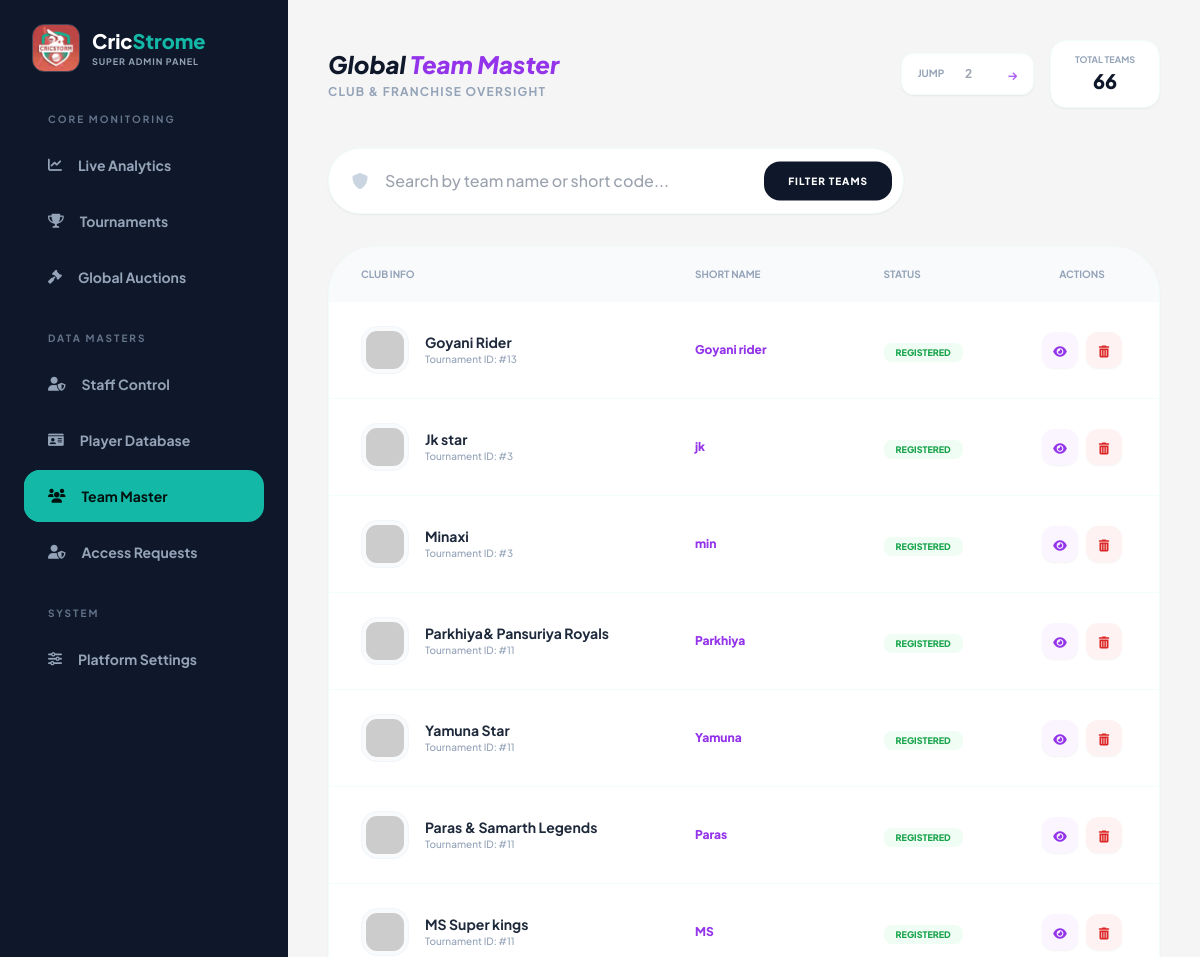
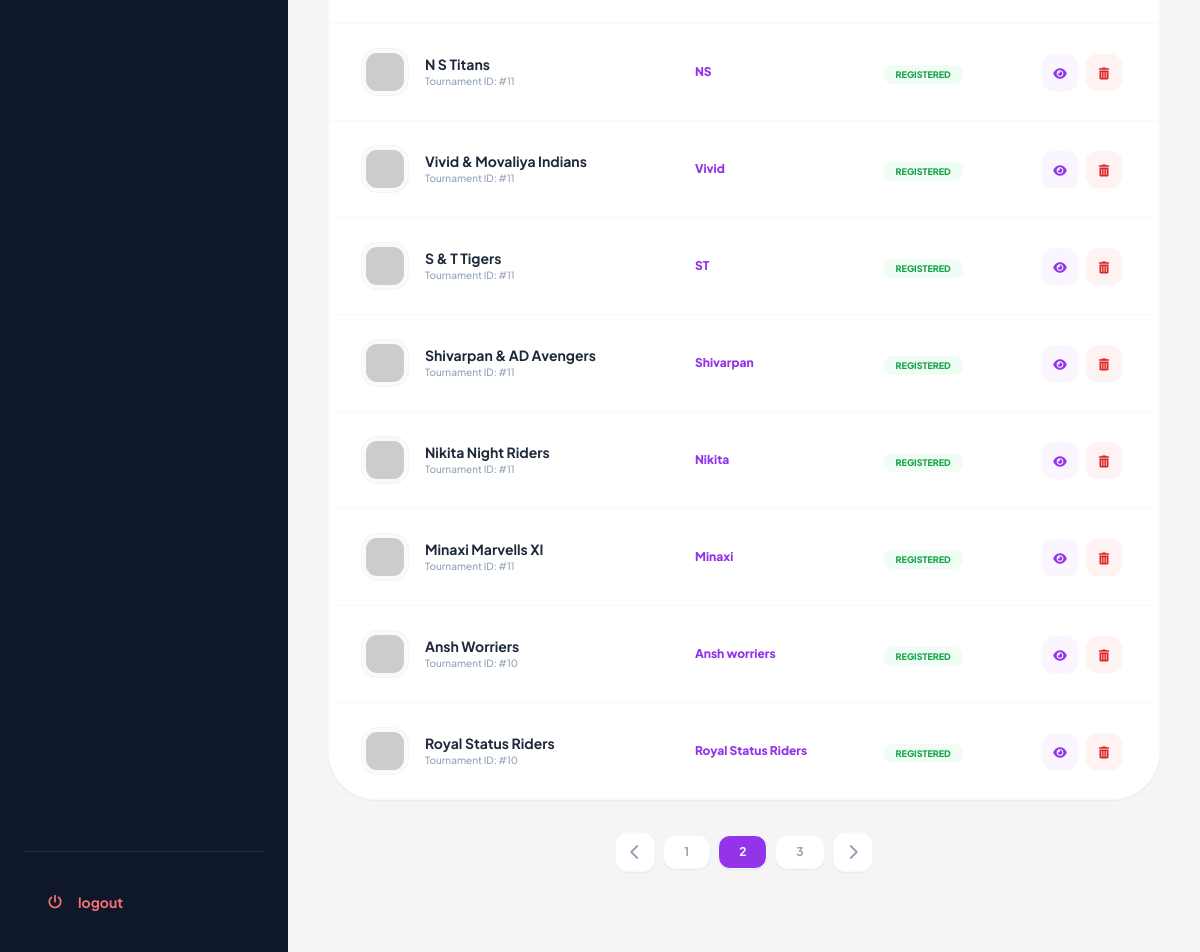
Screenshot of /backpanel/team_directory.php?page=2 (signed in) with the database file from the repository (2 pictures, top to bottom).
### tables this page shows
CREATE TABLE `team_master` (
  `team_id` int(11) NOT NULL,
  `tournament_id` int(11) NOT NULL,
  `name` varchar(100) NOT NULL,
  `short_name` varchar(100) NOT NULL,
  `owner_name` varchar(100) NOT NULL,
  `mobile_no` varchar(10) NOT NULL,
  `status` varchar(100) NOT NULL DEFAULT 'Publish' COMMENT 'Publish, Draft',
  `total_points` varchar(20) NOT NULL,
  `remaining_points` varchar(20) NOT NULL,
  `team_password` varchar(100) NOT NULL,
  `logo` varchar(255) NOT NULL,
  `display_order` tinyint(4) NOT NULL,
  `team_register_datetime` datetime NOT NULL DEFAULT current_timestamp()
);

### backpanel/team_directory.php (the view, shortened to what this page needs)
<?php
include '../config.php';
$search = isset($_GET['search']) ? mysqli_real_escape_string($conn, $_GET['search']) : '';
$limit = 15;
$page = isset($_GET['page']) ? (int)$_GET['page'] : 1;
$offset = ($page - 1) * $limit;
$where_clause = $search ? "WHERE team_name LIKE '%$search%' OR team_short_name LIKE '%$search%'" : "";
$total_query = mysqli_query($conn, "SELECT COUNT(team_id) as total FROM team_master $where_clause");
$total_records = mysqli_fetch_assoc($total_query)['total'];
$total_pages = ceil($total_records / $limit);
$query = "SELECT * FROM team_master $where_clause ORDER BY team_id DESC LIMIT $offset, $limit";
$result = mysqli_query($conn, $query);
include 'includes/header.php';
?>
<div class="flex flex-col md:flex-row md:items-center justify-between gap-6 mb-10">
    <div>
        <h2 class="text-2xl font-black text-slate-900 italic">Global <span class="text-purple-600">Team Master</span></h2>
        <p class="text-xs text-slate-400 mt-1 uppercase tracking-widest font-bold">Club & Franchise Oversight</p>
    </div>
    <div class="flex items-center gap-4">
        <form method="GET" class="bg-white px-4 py-2 rounded-xl border border-teal-50 shadow-sm flex items-center gap-3">
            <span class="text-[10px] font-bold text-slate-400 uppercase">Jump</span>
            <input type="number" name="page" min="1" max="<?php echo $total_pages; ?>" placeholder="<?php echo $page; ?>" class="w-10 text-center text-xs font-bold focus:outline-none">
            <button type="submit" class="text-purple-500"><i class="fas fa-arrow-right text-[10px]"></i></button>
        </form>
        <div class="bg-white px-6 py-3 rounded-2xl border border-teal-50 shadow-sm text-center">
            <p class="text-[9px] font-bold text-slate-400 uppercase">Total Teams</p>
            <p class="text-xl font-black text-slate-900"><?php echo number_format($total_records); ?></p>
        </div>
    </div>
</div>
<div class="mb-8">
    <form method="GET" class="relative max-w-xl">
        <i class="fas fa-shield-alt absolute left-6 top-1/2 -translate-y-1/2 text-slate-300"></i>
        <input type="text" name="search" value="<?php echo $search; ?>" placeholder="Search by team name or short code..."
               class="w-full pl-14 pr-32 py-5 bg-white border border-teal-50 rounded-[2rem] shadow-sm focus:outline-none focus:border-purple-500 transition-all font-medium text-slate-700">
        <button type="submit" class="absolute right-3 top-1/2 -translate-y-1/2 bg-slate-900 text-white px-6 py-3 rounded-2xl text-[10px] font-black uppercase tracking-widest hover:bg-purple-600 transition-all">
            Filter Teams
        </button>
    </form>
</div>
<div class="bg-white rounded-[3rem] border border-teal-50 shadow-sm overflow-hidden mb-8">
    <div class="overflow-x-auto">
        <table class="w-full text-left">
            <thead>
                <tr class="bg-slate-50">
                    <th class="px-8 py-5 text-[10px] font-bold text-slate-400 uppercase">Club Info</th>
                    <th class="px-8 py-5 text-[10px] font-bold text-slate-400 uppercase">Short Name</th>
                    <th class="px-8 py-5 text-[10px] font-bold text-slate-400 uppercase">Status</th>
                    <th class="px-8 py-5 text-[10px] font-bold text-slate-400 uppercase text-center">Actions</th>
                </tr>
            </thead>
            <tbody class="divide-y divide-teal-50">
                <?php
                if($result && mysqli_num_rows($result) > 0) {
                    while($row = mysqli_fetch_assoc($result)) {
                        $logo = trim($row['team_logo'] ?? '');
                        $logo_path = empty($logo) ? "https://via.placeholder.com/100?text=TEAM" : "../uploads/teams/".$logo;
                ?>
                <tr class="hover:bg-purple-50/20 transition-colors">
                    <td class="px-8 py-6 flex items-center gap-4">
                        <img src="<?php echo $logo_path; ?>" class="w-12 h-12 rounded-2xl object-contain bg-slate-50 border border-slate-100 p-1" onerror="this.src='https://via.placeholder.com/100?text=T'">
                        <div>
                            <div class="text-sm font-bold text-slate-800"><?php echo $row['name']; ?></div>
                            <div class="text-[10px] text-slate-400 font-medium">Tournament ID: #<?php echo $row['tournament_id']; ?></div>
                        </div>
                    </td>
                    <td class="px-8 py-6 font-black text-purple-600 text-xs">
                        <?php echo $row['short_name']; ?>
                    </td>
                    <td class="px-8 py-6">
                        <span class="px-3 py-1 bg-green-50 text-green-600 rounded-lg text-[9px] font-black uppercase">
                            Registered
                        </span>
                    </td>
                    <td class="px-8 py-6">
                        <div class="flex justify-center gap-2">
                            <button class="w-9 h-9 bg-purple-50 text-purple-600 rounded-xl hover:bg-purple-600 hover:text-white transition-all shadow-sm"><i class="fas fa-eye text-xs"></i></button>
                            <button class="w-9 h-9 bg-red-50 text-red-600 rounded-xl hover:bg-red-500 hover:text-white transition-all shadow-sm"><i class="fas fa-trash-alt text-xs"></i></button>
                        </div>
                    </td>
                </tr>
                <?php
                    }
                } else {
                    echo "<tr><td colspan='4' class='p-20 text-center text-slate-400 font-bold'>No teams found matching '{$search}'</td></tr>";
                }
                ?>
            </tbody>
        </table>
    </div>
</div>
<div class="flex items-center justify-center gap-2 mb-10">
    <?php
    $search_param = $search ? "&search=$search" : "";
    if($page > 1): ?>
        <a href="?page=<?php echo $page-1 . $search_param; ?>" class="w-10 h-10 bg-white border border-teal-50 rounded-xl flex items-center justify-center text-slate-400 hover:bg-purple-600 hover:text-white transition-all shadow-sm"><i class="fas fa-chevron-left"></i></a>
    <?php endif; ?>
    <?php
    $start = max(1, $page - 1);
    $end = min($total_pages, $page + 1);
    for($i = $start; $i <= $end; $i++):
    ?>
        <a href="?page=<?php echo $i . $search_param; ?>" class="px-5 py-2 <?php echo ($page == $i) ? 'bg-purple-600 text-white' : 'bg-white text-slate-400'; ?> border border-teal-50 rounded-xl text-xs font-bold transition-all shadow-sm">
            <?php echo $i; ?>
        </a>
    <?php endfor; ?>
    <?php if($page < $total_pages): ?>
        <a href="?page=<?php echo $page+1 . $search_param; ?>" class="w-10 h-10 bg-white border border-teal-50 rounded-xl flex items-center justify-center text-slate-400 hover:bg-purple-600 hover:text-white transition-all shadow-sm"><i class="fas fa-chevron-right"></i></a>
    <?php endif; ?>
</div>

### backpanel/includes/header.php (style rules this page uses)
body { font-family: 'Plus Jakarta Sans', sans-serif; background-color: #f5f5f5; }

### rows the page displays
team_master: name "Goyani Rider", tournament "13", short_name "Goyani rider"
team_master: name "Jk star", tournament "3", short_name "jk"
team_master: name "Minaxi", tournament "3", short_name "min"
team_master: name "Parkhiya& Pansuriya Royals", tournament "11", short_name "Parkhiya"
team_master: name "Yamuna Star", tournament "11", short_name "Yamuna"
team_master: name "Paras & Samarth Legends", tournament "11", short_name "Paras"
team_master: name "MS Super kings", tournament "11", short_name "MS"
team_master: name "N S Titans", tournament "11", short_name "NS"
team_master: name "Vivid & Movaliya Indians", tournament "11", short_name "Vivid"
team_master: name "S & T Tigers", tournament "11", short_name "ST"
team_master: name "Shivarpan & AD Avengers", tournament "11", short_name "Shivarpan"
team_master: name "Nikita Night Riders", tournament "11", short_name "Nikita"
team_master: name "Minaxi Marvells XI", tournament "11", short_name "Minaxi"
team_master: name "Ansh Worriers", tournament "10", short_name "Ansh worriers"
team_master: name "Royal Status Riders", tournament "10", short_name "Royal Status Riders"

### other values shown
$total_records "66"
